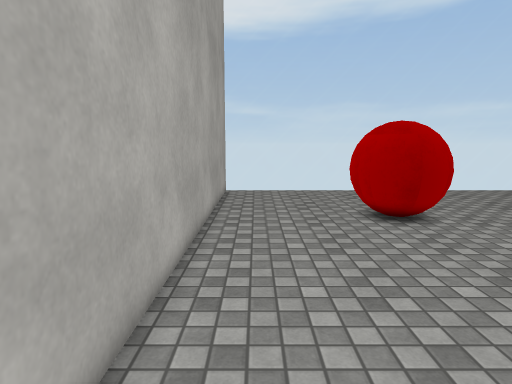
view 1 (above)

16 first-person views from a walk through a scene from a Unity 3-D project. The camera is 1.5 m above the floor, tilts 8° down and sees 75° across. The floor is counted in squares, 0.5 m on a side. Each view is taken from the middle of a square. On the plan, view 1 faces up. The plan holds only what a view shows up to about 20 squares ahead; the rest is blank. Surface patterns are stand-ins for the level's own textures.

view 2
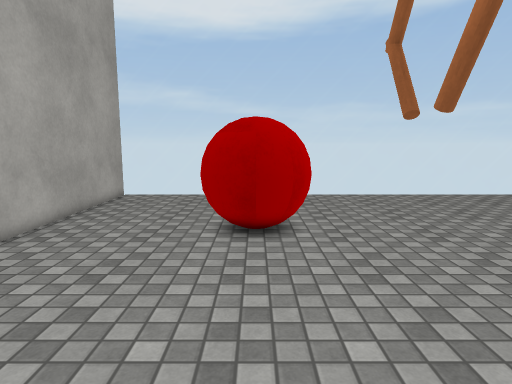

view 3
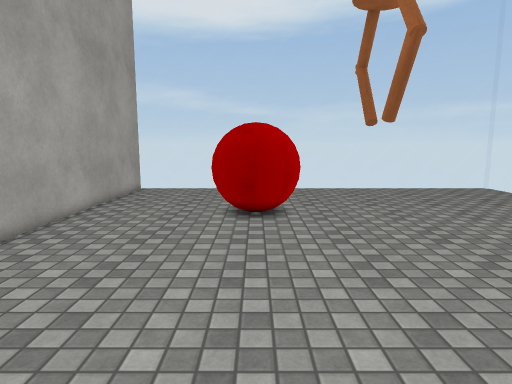

view 4
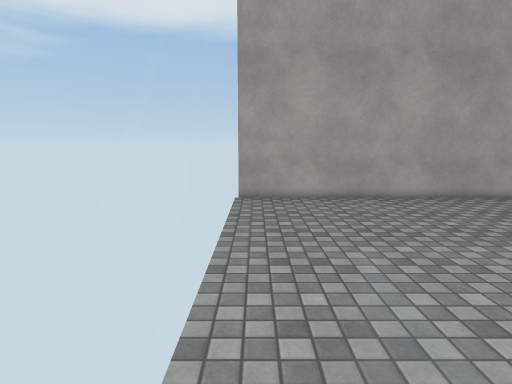

view 5
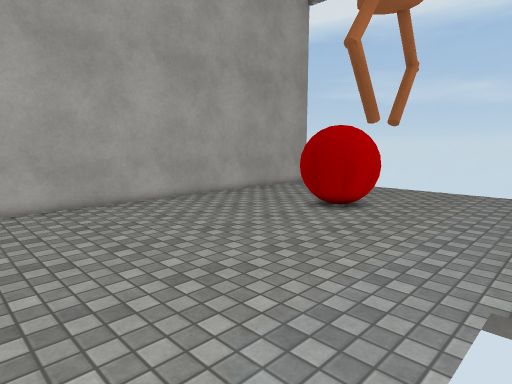

view 6
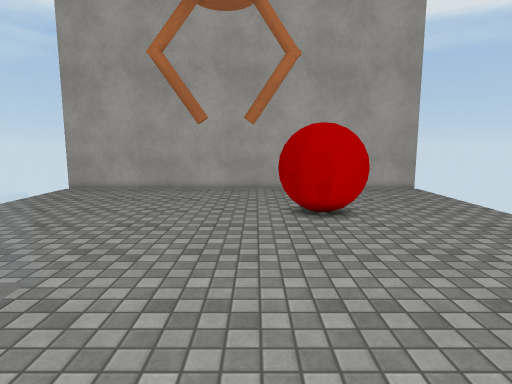

view 7
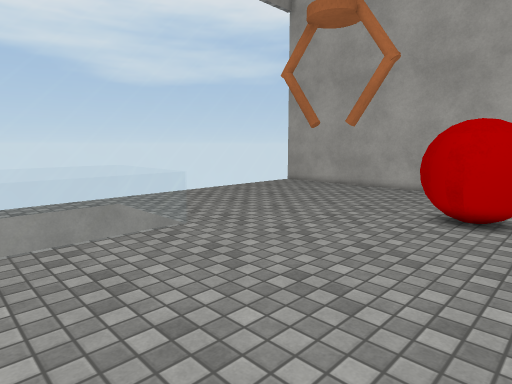

view 8
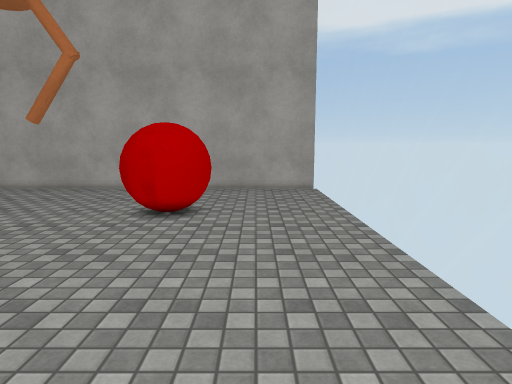

view 9
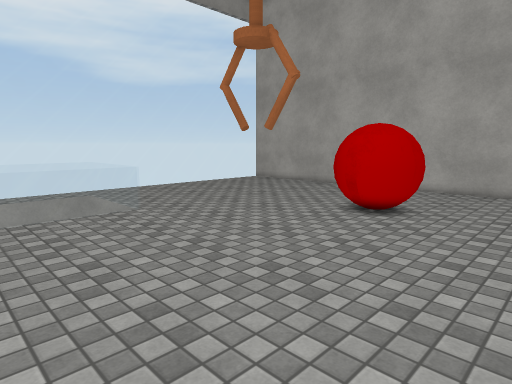

view 10
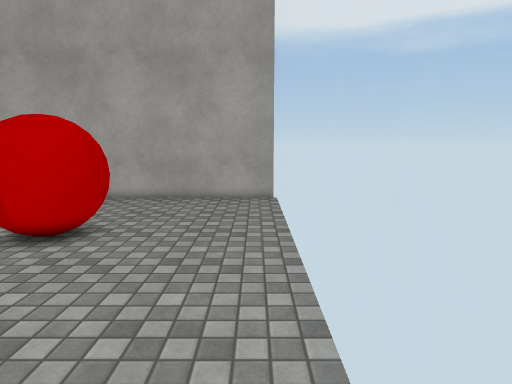

view 11
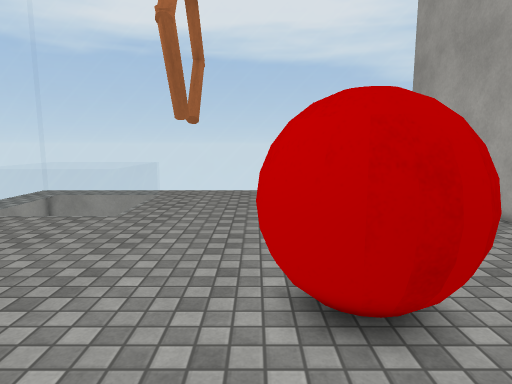

view 12
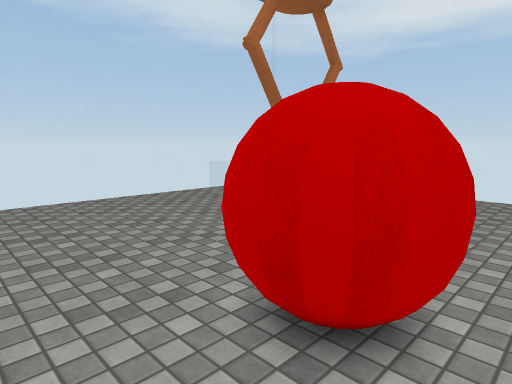

view 13
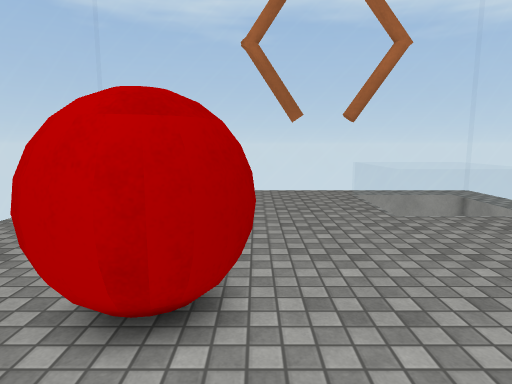

view 14
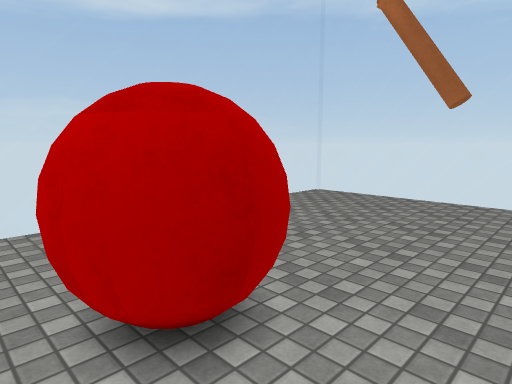

view 15
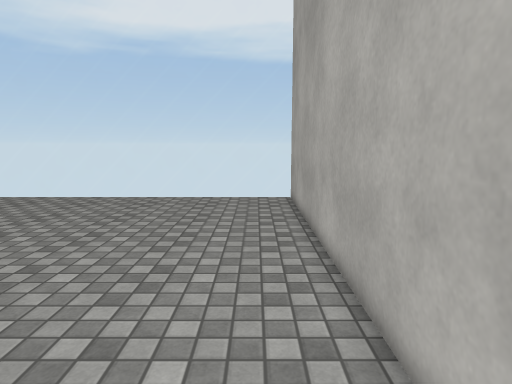

view 16
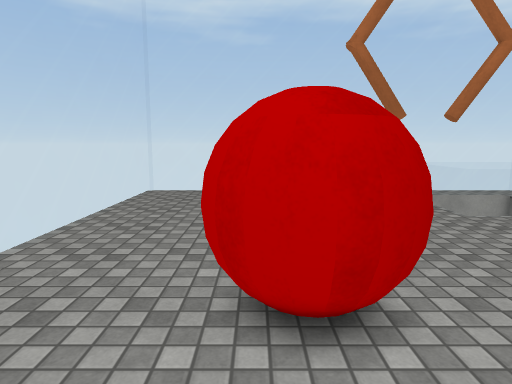

### Floor plan
Key: @ floor where view 1 was taken; # wall or solid block; . floor; = window, fence, low wall or low ledge; O other object.
Columns run from 2 left of view 1 to 22 right of it. Each row starts with its distance up from view 1.
 22 #=======================
 21 #.......................
 20 #......................
 19 #.......................
 18 #.......................=
 17 #.......................=
 16 #......OOO..............=
 15 #.....OOOOO.............=
 14 #.....OOOOO.............=
 13 #.....OOOOO.............=
 12 #......OOO..............=
 11 #.......................=
 10 #.......................=
  9 #.......................
  8 #......................
  7 #......................
  6 #...............=======
  5 #...............=     =
  4 #...............=     =
  3 #...............=     =.
  2 #...............=     =.
  1 #...............=     =.=
  0 #.@.............=======.=
 -1 #......................
 -2 #======================

Where each view was taken, in squares from view 1:
view 1: 0 up, 0 right, facing up
view 2: 2 up, 6 right, facing up
view 3: 1 down, 6 right, facing up
view 4: 1 down, 17 right, facing left
view 5: 1 down, 15 right, facing up-left
view 6: 11 up, 21 right, facing left
view 7: 17 up, 21 right, facing down-left
view 8: 18 up, 21 right, facing left
view 9: 21 up, 21 right, facing down-left
view 10: 21 up, 17 right, facing left
view 11: 20 up, 8 right, facing down
view 12: 19 up, 3 right, facing down-right
view 13: 12 up, 0 right, facing right
view 14: 9 up, 3 right, facing up-right
view 15: 17 up, 0 right, facing down
view 16: 15 up, 0 right, facing right
